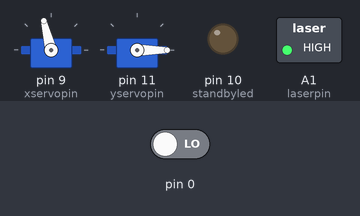
This sketch was run on a simulated Arduino Nano, built with avr-gcc and run on an emulated ATmega328P. On the bench: 2 × servo, switched loads named in the sketch (green lamp = pin HIGH), output pins drawn as LEDs (lit = HIGH). The inputs (shaded band) are chosen by the test bench; at power-on: pin 0 LOW. Random numbers use the default seed unless the sketch sets one.

Above: at 0.1 s.
At 3.8 s:
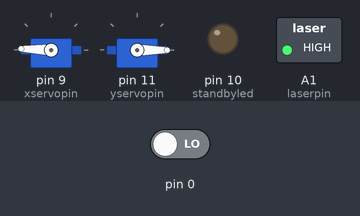
3.9 s: pin 0 driven HIGH
At 5.0 s:
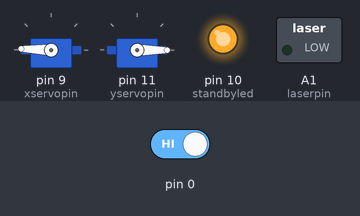
Timing chart, 0 to 6.9 s (numbered marks = the images above; inputs shaded):
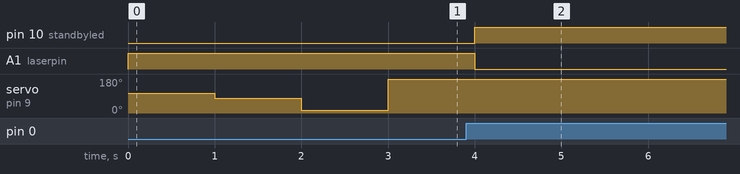

Measured:
- after the input at 3.9 s, pin 10 (standbyled): LOW → HIGH after 0.10 s; A1 (laserpin): HIGH → LOW after 0.10 s

The sketch:

Project_2c_Mk2.ino
```cpp
// (licence header left out)
//Variables - Global
int xmove;
int ymove;
int nmoves;
int bcount;

//Pin Assignment
const int buzzer = 13;
const int xservopin = 9;
const int yservopin = 11;
const int moveset = A6;               //Pin for Pot to adjust the number of moves
const int standbyled = 10;
const int standbypin = 6;             //Pin for a Standby Button
const int laserpin = A1;              //Pin for powering the Laser Pointer

//Setttings
const int movesperbeep = 5;           //Number of Moves per Beep
const int movelimit = 0;              //Number of Moves for a sesson, set to zero to read the pot
const int timebetweenmoves = 1000;
const int xminlimit = 0;              //number of degrees the servos can move in each axis.  90 degrees is center
const int xmaxlimit = 180;            //adjust to control the limits of the servo and therefore when the pointer can and cannot go
const int yminlimit = 0;
const int ymaxlimit = 0;

//Establishing the Servos to Control
#include <Servo.h>
Servo xservo;
Servo yservo;

void setup() {
  randomSeed(analogRead(0));          //Random Function for the moves
  xservo.attach(xservopin);           //attaching the Servos
  yservo.attach(yservopin);
  if(movelimit==0){                   //Reading the Pot if movelimit is Zero
    pinMode(moveset, INPUT);
    nmoves = (analogRead(moveset)/3);
  }
  if(movelimit !=0)                   //Reading the setting if movelimit is not Zero
    nmoves = movelimit;
  bcount = movesperbeep;
  pinMode(standbyled, OUTPUT);        //Inititating the Pins
  digitalWrite(standbyled, LOW);
  pinMode(standbypin, INPUT_PULLUP);
  pinMode(laserpin, OUTPUT);
  digitalWrite(laserpin, HIGH);
  }

void loop() {
  if(bcount==0){                    //Triggering a Beep
    beep();
    delay(timebetweenmoves-250);
  }
  if(nmoves>0){                   //Triggering the Servos to Move
    movexy();
    delay(timebetweenmoves);
  }
  if(nmoves<=0){                  //Triggering Sandby
    standby();
  }
  if(digitalRead(standbypin == LOW)){
    standby();
  }
}

void movexy(){                //Function of Moving the Motors
  xmove = random(xminlimit,xmaxlimit);
  ymove = random(yminlimit,ymaxlimit);
  xservo.write(xmove);
  yservo.write(ymove);
  nmoves--;
  bcount--;
}

void beep(){                  //Function to beep (and reset the moves to beep (bcount))
  bcount = movesperbeep;
  tone(buzzer, 1000);
  delay (250);
  noTone(buzzer);
}

void standby(){             //Triggering standby
  xservo.detach();
  yservo.detach();
  nmoves=0;
  bcount=-1;
  digitalWrite(standbyled, HIGH);
  digitalWrite(laserpin, LOW);
}
```
